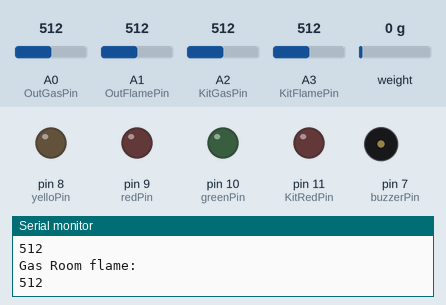
The sketch below on a simulated Arduino Uno, built for the host (arithmetic inside an expression is 32-bit, double 64-bit). On the bench: output pins drawn as LEDs (lit = HIGH), buzzer (waves = sounding), the last lines printed to the serial monitor. Dashed ring = blinking. The test bench sets the inputs (shaded band); at power-on: A0 (OutGasPin) = 512, weight on the scale 0 g, A1 (OutFlamePin) = 512, A2 (KitGasPin) = 512, A3 (KitFlamePin) = 512.

Above: at 3.6 s.
3.7 s: A0 (OutGasPin) set to 735
5.6 s: A0 (OutGasPin) set to 759
At 7.7 s:
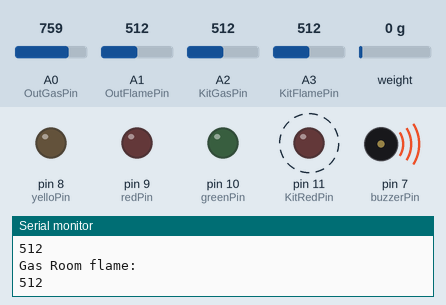
9.7 s: weight on the scale set to 4 g
At 12.0 s:
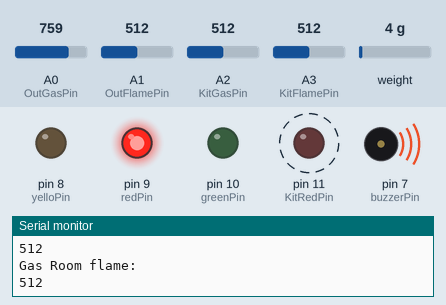
13.8 s: weight on the scale set to 24 g
17.3 s: weight on the scale set to 28 g
At 19.0 s:
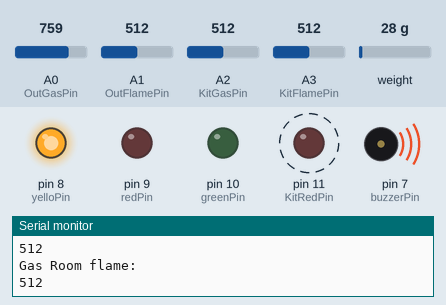
21.0 s: A0 (OutGasPin) set to 740
At 22.6 s:
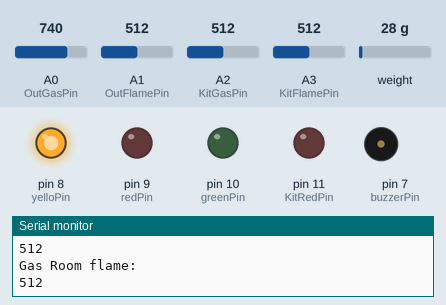
Timing chart, 0 to 24.1 s (numbered marks = the images above; inputs shaded):
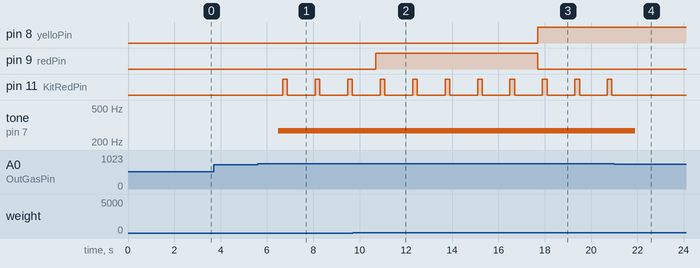

The sketch:

Arduino.ino
```cpp
#include <Servo.h>
#include <HX711_ADC.h>
#include <SoftwareSerial.h> //connect arduino to MCU//
#include <ArduinoJson.h> //connect arduino to MCU//

//Initialise Arduino to NodeMCU (5=Rx & 6=Tx)
SoftwareSerial nodemcu(2, 3); //connect arduino to MCU//

//servo Opem/Close
const int openServo = 90;
const int closeServo = 0;

//load values
const int lessValue = 2;
const int midValue = 26;
const int highValue = 50;

//HX711 pins:
const int HX711_dout = 4; // mcu > HX711 dout pin // load
const int HX711_sck = 5; // mcu > HX711 sck pin // load

//light pins
const int yelloPin = 8;
const int redPin = 9;
const int greenPin = 10;

//kitlight
const int KitRedPin = 11;

// buzzer pin
const int buzzerPin = 7;

const int OutGasPin = A0;  // Analog pin connected to MQ-2 output // Outgas

const int KitGasPin = A2;  // Analog pin connected to MQ-2 output // Kitgas

const int baselineValue = 0; // Adjust this after initial calibration //gas
const int GASthreshold = 600;   // Adjust this threshold based on desired sensitivity //gas

const int OutFlamePin = A1; // Outflame
const int KitFlamePin = A3; // Kitflame

//HX711 constructor (dout pin, sck pin)
HX711_ADC LoadCell(HX711_dout, HX711_sck); // load

const int calVal_eepromAdress = 0; // eeprom address for calibration value (4 bytes) // load
long t; // load


void setup() {
  // Debug console
  Serial.begin(9600);
  nodemcu.begin(9600);//connect arduino to MCU//

  //buzzer
  pinMode(buzzerPin,OUTPUT);

  //lights
  pinMode(yelloPin, OUTPUT);
  pinMode(redPin, OUTPUT);
  pinMode(greenPin, OUTPUT);
  pinMode(KitRedPin, OUTPUT);

  // load
  delay(10); // load
  Serial.println(); // load
  Serial.println("Starting..."); // load
  float calibrationValue; // calibration value // load
  calibrationValue = 696.0; // Uncomment and set this value if you want to set it in the sketch // load
  LoadCell.begin(); // load
  long stabilizingtime = 2000; // Tare precision can be improved by adding a few seconds of stabilizing time // load
  boolean tare = true; //set this to false if you don't want tare to be performed in the next step // load
  byte loadcell_rdy = 0; // load
  while (!loadcell_rdy) {
      loadcell_rdy = LoadCell.startMultiple(stabilizingtime, tare);
  }
  if (LoadCell.getTareTimeoutFlag()) {
      Serial.println("Timeout, check MCU>HX711 wiring and pin designations");
  }
  LoadCell.setCalFactor(calibrationValue); // Set calibration value (float)
  Serial.println("Startup is complete");

  // flame
  pinMode(OutFlamePin,INPUT); // flame
  pinMode(KitFlamePin,INPUT); // flame

}

void loop() {
  noTone(buzzerPin);
  digitalWrite(KitRedPin, LOW);

  static boolean newDataReady = 0; // load
  const int serialPrintInterval = 0; // Increase value to slow down serial print activity // load
  // Check for new data/start next conversion: // load
  if (LoadCell.update()) newDataReady = true; //load
  // Get smoothed value from data set //load
  float weight;
  if (newDataReady) { //load
      if (millis() > t + serialPrintInterval) { // load
          weight = LoadCell.getData(); // load
          Serial.print("Load cell output value: "); // load
          Serial.println(weight); // load
          nodemcu.write(weight);
          newDataReady = 0; // load
          t = millis(); // load
      }
  }
  // Receive command from serial terminal, send 't' to initiate tare operation:
  if (Serial.available() > 0) { // load
      char inByte = Serial.read(); // load
      if (inByte == 't') { // load
          LoadCell.tareNoDelay(); // load
      }
  }
  // Check if last tare operation is complete
  if (LoadCell.getTareStatus() == true) { // load
      Serial.println("Tare complete"); // load
  }

  // flame
  int thershold=200; // flame
  int OutFlameSensorVal = analogRead(OutFlamePin); // flame
  int KitFlameSensorVal = analogRead(KitFlamePin); // flame

  // gas
  int OutGaSensorVal = analogRead(OutGasPin); //gas
  int KitGaSensorVal = analogRead(KitGasPin); //gas

  Serial.print("\n\n");

  // condition of load sensor.
  if (weight <= midValue and weight > lessValue){
    digitalWrite(redPin, HIGH);
    digitalWrite(yelloPin, LOW);
    digitalWrite(greenPin, LOW);

  }else if (weight <= highValue and weight > midValue) {
    digitalWrite(redPin, LOW);
    digitalWrite(yelloPin, HIGH);
    digitalWrite(greenPin, LOW);


  }else if (weight > highValue){
    digitalWrite(redPin, LOW);
    digitalWrite(yelloPin, LOW);
    digitalWrite(greenPin, HIGH);

  }else if (weight <= lessValue){
    digitalWrite(redPin, LOW);
    digitalWrite(yelloPin, LOW);
    digitalWrite(greenPin, LOW);

  }

  // condition for outside gas sensor
  if (OutGaSensorVal > 750) {
    Serial.println("Gas detected in Gas Room!");
    tone(buzzerPin, 272);
    delay(200);
    digitalWrite(KitRedPin, HIGH);
    delay(200);
    digitalWrite(KitRedPin, LOW);
  }

  // condition for kit gas sensor
  if (KitGaSensorVal > 750) {
    Serial.println("Gas detected in kitchen!");
    tone(buzzerPin, 272);
    delay(200);
    digitalWrite(KitRedPin, HIGH);
    delay(200);
    digitalWrite(KitRedPin, LOW);
  }

  Serial.println("kitchen flame: ");
  Serial.println(KitFlameSensorVal);

  Serial.println("Gas Room flame: ");
  Serial.println(OutFlameSensorVal);

  // condition for gas sensor
  if (KitFlameSensorVal <= 100) {
    Serial.println("Flame detected in kitchen!");
    tone(buzzerPin, 272);
    digitalWrite(KitRedPin, LOW);
    delay(200);
    digitalWrite(KitRedPin, HIGH);
    delay(200);
  }

  if (OutFlameSensorVal <= 100) {
  Serial.println("Flame detected in Gas Room!");
  //digitalWrite(buzzerPin, HIGH);
  tone(buzzerPin, 272);
  digitalWrite(KitRedPin, LOW);
  delay(200);
  digitalWrite(KitRedPin, HIGH);
  delay(200);
  }
  //nodemcu.write(weight);
// gas
  delay(1000); // Read sensor value every 500 milliseconds
}
```

Measured:
- the behaviour switches between 750 and 751 on A0 (OutGasPin) (found by bisection; images 0 and 1)
- the behaviour switches between 2 and 3 g on weight on the scale (found by bisection; images 1 and 2)
- the behaviour switches between 26 and 27 g on weight on the scale (found by bisection; images 2 and 3)
- after the input at 5.6 s, pin 11 (KitRedPin): alternates HIGH for 0.20 s and LOW for 1.2 s, starting after 1.1 s; tone on pin 7 (buzzerPin): silent → 272 Hz after 0.89 s
- after the input at 9.7 s, pin 9 (redPin): LOW → HIGH after 0.99 s
- after the input at 17.3 s, pin 8 (yelloPin): LOW → HIGH after 0.40 s; pin 9 (redPin): HIGH → LOW after 0.40 s
- after the input at 21.0 s, pin 11 (KitRedPin): stops changing and stays LOW; tone on pin 7 (buzzerPin): 272 Hz → silent after 0.90 s
